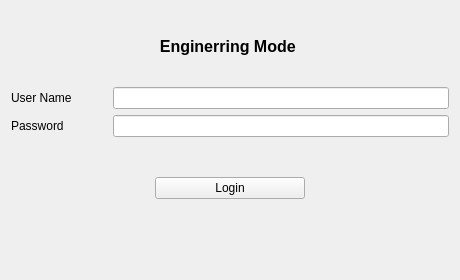
<?xml version="1.0" encoding="UTF-8"?>
<ui version="4.0">
 <class>Login</class>
 <widget class="QWidget" name="Login">
  <property name="geometry">
   <rect>
    <x>0</x>
    <y>0</y>
    <width>460</width>
    <height>280</height>
   </rect>
  </property>
  <property name="sizePolicy">
   <sizepolicy hsizetype="Fixed" vsizetype="Fixed">
    <horstretch>0</horstretch>
    <verstretch>0</verstretch>
   </sizepolicy>
  </property>
  <property name="windowTitle">
   <string>Form</string>
  </property>
  <layout class="QVBoxLayout" name="verticalLayout" stretch="2,1,1,1,1,2">
   <item>
    <widget class="QLabel" name="lbl_enginerMode">
     <property name="font">
      <font>
       <pointsize>12</pointsize>
       <bold>true</bold>
      </font>
     </property>
     <property name="text">
      <string>Enginerring Mode </string>
     </property>
     <property name="alignment">
      <set>Qt::AlignmentFlag::AlignCenter</set>
     </property>
    </widget>
   </item>
   <item>
    <layout class="QHBoxLayout" name="horizontalLayout" stretch="2,7">
     <item>
      <widget class="QLabel" name="lbl_user">
       <property name="sizePolicy">
        <sizepolicy hsizetype="Preferred" vsizetype="Preferred">
         <horstretch>0</horstretch>
         <verstretch>0</verstretch>
        </sizepolicy>
       </property>
       <property name="text">
        <string>User Name</string>
       </property>
      </widget>
     </item>
     <item>
      <widget class="QLineEdit" name="line_user"/>
     </item>
    </layout>
   </item>
   <item>
    <layout class="QHBoxLayout" name="horizontalLayout_2" stretch="2,7">
     <item>
      <widget class="QLabel" name="lbl_password">
       <property name="text">
        <string>Password</string>
       </property>
      </widget>
     </item>
     <item>
      <widget class="QLineEdit" name="line_password"/>
     </item>
    </layout>
   </item>
   <item>
    <spacer name="verticalSpacer_2">
     <property name="orientation">
      <enum>Qt::Orientation::Vertical</enum>
     </property>
     <property name="sizeHint" stdset="0">
      <size>
       <width>20</width>
       <height>40</height>
      </size>
     </property>
    </spacer>
   </item>
   <item>
    <layout class="QHBoxLayout" name="horizontalLayout_3">
     <item>
      <spacer name="horizontalSpacer_2">
       <property name="orientation">
        <enum>Qt::Orientation::Horizontal</enum>
       </property>
       <property name="sizeHint" stdset="0">
        <size>
         <width>40</width>
         <height>20</height>
        </size>
       </property>
      </spacer>
     </item>
     <item>
      <widget class="QPushButton" name="btn_login">
       <property name="sizePolicy">
        <sizepolicy hsizetype="Fixed" vsizetype="Fixed">
         <horstretch>0</horstretch>
         <verstretch>0</verstretch>
        </sizepolicy>
       </property>
       <property name="minimumSize">
        <size>
         <width>150</width>
         <height>0</height>
        </size>
       </property>
       <property name="maximumSize">
        <size>
         <width>150</width>
         <height>16777215</height>
        </size>
       </property>
       <property name="text">
        <string>Login</string>
       </property>
      </widget>
     </item>
     <item>
      <spacer name="horizontalSpacer">
       <property name="orientation">
        <enum>Qt::Orientation::Horizontal</enum>
       </property>
       <property name="sizeHint" stdset="0">
        <size>
         <width>40</width>
         <height>20</height>
        </size>
       </property>
      </spacer>
     </item>
    </layout>
   </item>
   <item>
    <spacer name="verticalSpacer">
     <property name="orientation">
      <enum>Qt::Orientation::Vertical</enum>
     </property>
     <property name="sizeHint" stdset="0">
      <size>
       <width>20</width>
       <height>40</height>
      </size>
     </property>
    </spacer>
   </item>
  </layout>
 </widget>
 <resources/>
 <connections/>
</ui>
